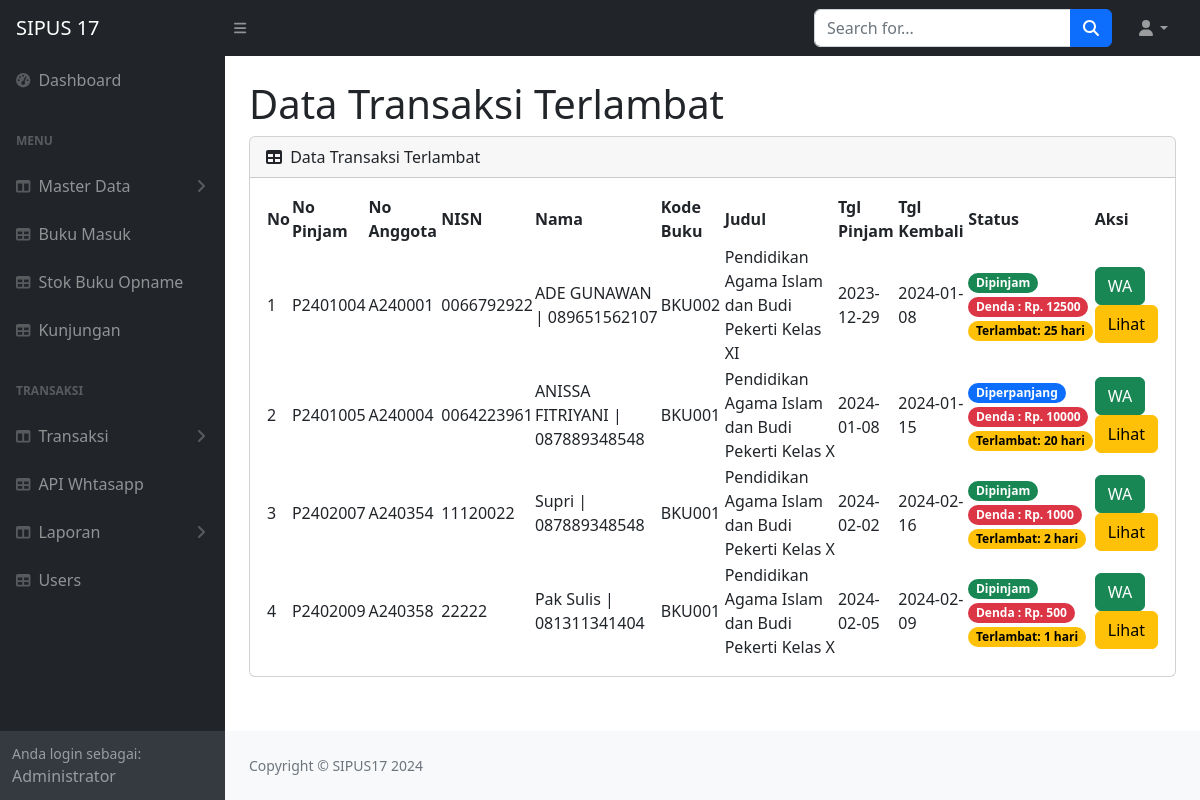
/admin/tampil_terlambat.php (signed in), run on the app's committed database.
### tables this page shows
CREATE TABLE `peminjaman` (
  `id_pinjam` varchar(30) NOT NULL,
  `id_anggota` varchar(100) DEFAULT NULL,
  `id_buku` varchar(50) DEFAULT NULL,
  `tgl_pinjam` date DEFAULT NULL,
  `tgl_kembali` date DEFAULT NULL,
  `tgl_dikembalikan` date DEFAULT NULL,
  `terlambat` varchar(50) DEFAULT NULL,
  `denda` int(11) DEFAULT NULL,
  `status` varchar(30) DEFAULT 'Dipinjam',
  `qty` int(11) DEFAULT 1
);

CREATE TABLE `anggota` (
  `id_anggota` varchar(100) NOT NULL,
  `nisn` varchar(15) DEFAULT NULL,
  `nama` varchar(30) DEFAULT NULL,
  `jurusan` varchar(25) DEFAULT NULL,
  `jk` varchar(10) DEFAULT NULL,
  `tempat_lhir` varchar(30) DEFAULT NULL,
  `tgl_lahir` date DEFAULT NULL,
  `no_wa` varchar(14) DEFAULT NULL,
  `alamat` varchar(255) DEFAULT NULL,
  `password` varchar(32) DEFAULT NULL
);

CREATE TABLE `buku` (
  `id_buku` varchar(50) NOT NULL,
  `judul` varchar(100) DEFAULT NULL,
  `id_kategori` int(11) DEFAULT NULL,
  `pengarang` varchar(225) DEFAULT NULL,
  `penerbit` varchar(225) DEFAULT NULL,
  `tahun` varchar(15) DEFAULT NULL,
  `isbn` varchar(30) DEFAULT NULL,
  `rak` varchar(30) DEFAULT NULL,
  `jumlah` int(11) DEFAULT NULL
);

### admin/tampil_terlambat.php (the view, shortened to what this page needs)
<?php
include('../koneksi.php');
?>
<!DOCTYPE html>
<html lang="en">
<head>
    <link href="https://cdn.jsdelivr.net/npm/simple-datatables@7.1.2/dist/style.min.css" rel="stylesheet" />
    <link href="../css/styles.css" rel="stylesheet" />
</head>
<body class="sb-nav-fixed">
    <?php include("../admin/navbar.php"); ?>
    <div id="layoutSidenav_content">
        <main>
            <div class="container-fluid px-4">
                <h1 class="mt-4">Data Transaksi Terlambat</h1>
                <div class="card mb-4">
                    <div class="card-header">
                        <i class="fas fa-table me-1"></i>
                        Data Transaksi Terlambat
                    </div>
                    <div class="card-body">
                        <table id="datatablesSimple">
                            <thead>
                                <tr>
                                    <th>No</th>
                                    <th>No Pinjam</th>
                                    <th>No Anggota</th>
                                    <th>NISN</th>
                                    <th>Nama</th>
                                    <th>Kode Buku</th>
                                    <th>Judul</th>
                                    <th>Tgl Pinjam</th>
                                    <th>Tgl Kembali</th>
                                    <th>Status</th>
                                    <th>Aksi</th>
                                </tr>
                            </thead>
                            <tbody>
                                <?php
                                $tampilbuku = mysqli_query($koneksi, "SELECT
                                             peminjaman.id_pinjam,
                                             peminjaman.id_anggota,
                                             anggota.nisn,
                                             anggota.nama,
                                             anggota.no_wa,
                                             buku.id_buku,
                                             buku.judul,
                                             peminjaman.tgl_pinjam,
                                             peminjaman.tgl_kembali,
                                             peminjaman.tgl_dikembalikan,
                                             peminjaman.terlambat,
                                             peminjaman.denda,
                                             peminjaman.`status`
                                         FROM
                                             peminjaman
                                             INNER JOIN anggota ON peminjaman.id_anggota = anggota.id_anggota
                                             INNER JOIN buku ON peminjaman.id_buku = buku.id_buku
                                         WHERE
                                             (peminjaman.`status` = 'Dipinjam' OR peminjaman.`status` = 'Diperpanjang')
                                             AND (peminjaman.denda > 0 OR peminjaman.terlambat > 0)");
                                $no = 1;
                                while ($data = mysqli_fetch_array($tampilbuku)) {
                                    $id_pinjam = $data['id_pinjam'];
                                    $id_anggota = $data['id_anggota'];
                                    $nisn = $data['nisn'];
                                    $nama = $data['nama'];
                                    $no_wa = $data['no_wa'];
                                    $id_buku = $data['id_buku'];
                                    $judul = $data['judul'];
                                    $tgl_pinjam = $data['tgl_pinjam'];
                                    $tgl_kembali = $data['tgl_kembali'];
                                    $status = $data['status'];
                                    $terlambat = $data['terlambat'];
                                    $denda1 = $data['denda'];
                                    ?>
                                    <tr>
                                        <td>
                                            <?php echo $no++ ?>
                                        </td>
                                        <td>
                                            <?php echo $id_pinjam ?>
                                        </td>
                                        <td>
                                            <?php echo $id_anggota ?>
                                        </td>
                                        <td>
                                            <?php echo $nisn ?>
                                        </td>
                                        <td>
                                            <?php echo $nama . " | " . $no_wa ?>
                                        </td>
                                        <td>
                                            <?php echo $id_buku ?>
                                        </td>
                                        <td>
                                            <?php echo $judul ?>
                                        </td>
                                        <td>
                                            <?php echo $tgl_pinjam ?>
                                        </td>
                                        <td>
                                            <?php echo $tgl_kembali ?>
                                        </td>
                                        <td>
                                            <?php
                                            if ($status == 'Dipinjam' || $status == 'Diperpanjang') {
                                                if ($status == "Dipinjam") {
                                                    echo "<span class='badge rounded-pill text-bg-success'>$status</span>" . "<br><span class='badge rounded-pill text-bg-danger'>Denda : Rp. $denda1</span>" . "<br><span class='badge rounded-pill text-bg-warning'>Terlambat: $terlambat hari</span>";
                                                } elseif ($status == "Diperpanjang") {
                                                    echo "<span class='badge rounded-pill text-bg-primary'>$status</span>" . "<br><span class='badge rounded-pill text-bg-danger'>Denda : Rp. $denda1</span>" . "<br><span class='badge rounded-pill text-bg-warning'>Terlambat: $terlambat hari</span>";
                                                }
                                            }
                                            ?>
                                        </td>
                                        <td>
                                            <form action="" method="POST">
                                                <button type="button" class="btn btn-success" data-bs-toggle="modal"
                                                    data-bs-target="#perpanjangModal<?php echo $id_pinjam; ?>">
                                                    WA
                                                </button>
                                            </form>
                                            <a href="detail_terlambat.php?id_pinjam=<?php echo $id_pinjam; ?>"
                                                class="btn btn-warning">Lihat</a>
                                        </td>
                                    </tr>
                                <?php } ?>
                            </tbody>
                        </table>
                    </div>
                </div>
            </div>
        </main>
        <footer class="py-4 bg-light mt-auto">
            <div class="container-fluid px-4">
                <div class="d-flex align-items-center justify-content-between small">
                    <div class="text-muted">Copyright &copy; SIPUS17 2024</div>
                </div>
            </div>
        </footer>
    </div>
</body>
</html>

### data on the page
peminjaman: id_pinjam "P2401004", id_anggota "A240001", id_anggota.nisn "0066792922", id_anggota.nama "ADE GUNAWAN", id_anggota.no_wa "089651562107", id_buku.id_buku "BKU002", id_buku.judul "Pendidikan Agama Islam dan Budi Pekerti Kelas XI", tgl_pinjam "2023-12-29", tgl_kembali "2024-01-08", status "Dipinjam", denda "12500", terlambat "25"
peminjaman: id_pinjam "P2401005", id_anggota "A240004", id_anggota.nisn "0064223961", id_anggota.nama "ANISSA FITRIYANI", id_anggota.no_wa "087889348548", id_buku.id_buku "BKU001", id_buku.judul "Pendidikan Agama Islam dan Budi Pekerti Kelas X", tgl_pinjam "2024-01-08", tgl_kembali "2024-01-15", status "Diperpanjang", denda "10000", terlambat "20"
peminjaman: id_pinjam "P2402007", id_anggota "A240354", id_anggota.nisn "11120022", id_anggota.nama "Supri", id_anggota.no_wa "087889348548", id_buku.id_buku "BKU001", id_buku.judul "Pendidikan Agama Islam dan Budi Pekerti Kelas X", tgl_pinjam "2024-02-02", tgl_kembali "2024-02-16", status "Dipinjam", denda "1000", terlambat "2"
peminjaman: id_pinjam "P2402009", id_anggota "A240358", id_anggota.nisn "22222", id_anggota.nama "Pak Sulis", id_anggota.no_wa "081311341404", id_buku.id_buku "BKU001", id_buku.judul "Pendidikan Agama Islam dan Budi Pekerti Kelas X", tgl_pinjam "2024-02-05", tgl_kembali "2024-02-09", status "Dipinjam", denda "500", terlambat "1"
